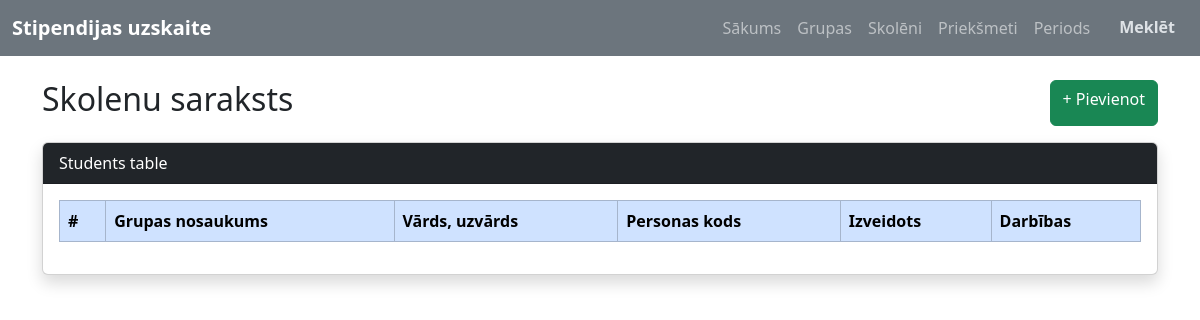
Before: /students with the older database file.
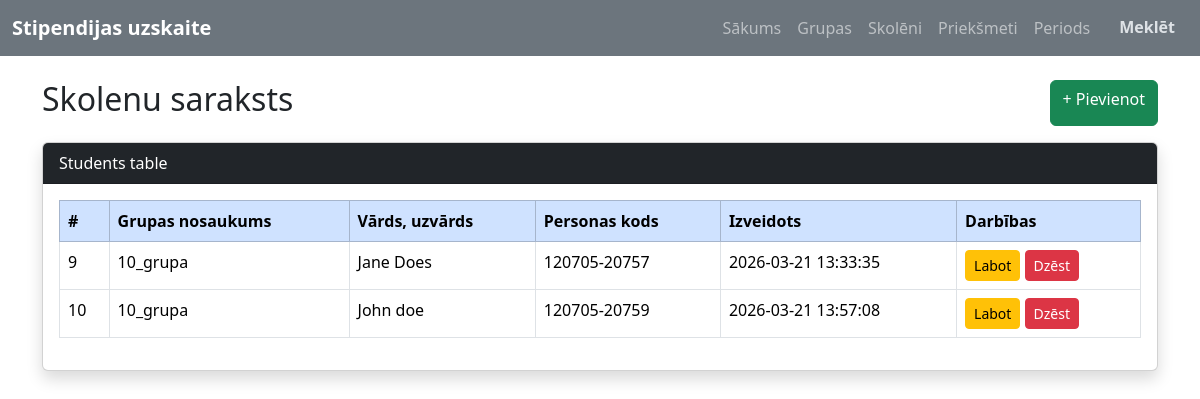
After: the same page with the newer database file.
### tables this page shows
CREATE TABLE `students` (
  `id` int(11) NOT NULL,
  `group_id` int(11) DEFAULT NULL,
  `full_name` varchar(150) DEFAULT NULL,
  `personal_code` varchar(20) DEFAULT NULL,
  `created_at` datetime DEFAULT current_timestamp()
);

CREATE TABLE `groups` (
  `id` int(11) NOT NULL,
  `group_name` varchar(100) DEFAULT NULL,
  `created_at` datetime DEFAULT current_timestamp()
);

### Core/functions.php (called while the page is built, shortened)
<?php
function base_path($path) {
    return BASE_PATH . $path;
}
function view($path, $attributes = [] ) {
    extract($attributes);
    require base_path("app/views/{$path}");
}

### app/controllers/student/StudentController.php (called while the page is built, shortened)
<?php
try {
    $db = App::resolve(Database::class);
} catch (\Exception $e) {
    error_log("Neizdevās izveidot datubāzes savienojumu: " . $e->getMessage());
    die("Sistēma šobrīd nav pieejama. Lūdzu, mēģiniet vēlāk.");
}
try {
    $sql = 'SELECT st.id, gr.group_name, st.full_name, st.personal_code, st.created_at
            FROM students st
            JOIN groups gr ON gr.id = st.group_id';
    $data = $db->query($sql)->get();
} catch (\Exception $e) {
    error_log("Kļūda ielādējot studentus: " . $e->getMessage());
    $data = [];
}
try {
    view('students/index.php', [
        'data' => $data
    ]);
} catch (\Exception $e) {
    error_log("Kļūda ielādējot skatu students/index.php: " . $e->getMessage());
    echo "Diemžēl studentu sarakstu ielādēt neizdevās.";
}

### public/index.php (called while the page is built, shortened)
<?php
require BASE_PATH . 'Core/functions.php';
spl_autoload_register(function ($class) {
    $class = str_replace('\\', DIRECTORY_SEPARATOR, $class);
});
$router = new \Core\Router();
$path = parse_url($_SERVER['REQUEST_URI'], PHP_URL_PATH);
$method = $_POST['_method'] ?? $_SERVER['REQUEST_METHOD'];
require base_path('bootstrap.php');
$router->route($path, $method);

### Core/App.php (called while the page is built, shortened)
<?php
class App
{
    protected static $container;
    public static function setContainer ($container) {
        static::$container = $container;
    }
    public static function Container()
    {
        return static::$container;
    }
    public static function resolve($key) {
        return static::Container()->resolve($key);
    }
}

### Core/Container.php (called while the page is built, shortened)
<?php
class Container
{
    protected $bindings = [];
    public function bind($key, $resolver)
    {
        $this->bindings[$key] = $resolver;
    }
    public function resolve($key)
    {
        $resolver = $this->bindings[$key];
        return call_user_func($resolver);
    }
}

### config.php (called while the page is built)
<?php
return [
    'database' => [
        'host' => 'localhost',
        'port' => 3306,
        'dbname' => 'stipendiju_uzskaite',
        'charset' => 'utf8mb4'
    ]
];

### bootstrap.php (called while the page is built, shortened)
<?php
$container = new Container();
$container->bind('Core\Database', function () {
    $config = require base_path('config.php');
    return new Database($config['database']);
});

### Core/Database.php (called while the page is built, shortened)
<?php
class Database
{
    public $connection;
    public $statement;
    public function __construct($config, $username = 'root', $password = '')
    {
        $dns = 'mysql: ' . http_build_query($config, '', ';');
        $this->connection = new PDO($dns, $username, $password, [
            PDO::ATTR_DEFAULT_FETCH_MODE => PDO::FETCH_ASSOC
        ]);
    }
    public function query($query, $params = [])
    {
        $this->statement = $this->connection->prepare($query);
        $this->statement->execute($params);
        return $this;
    }
    public function get()
    {
        return $this->statement->fetchAll();
    }
}

### app/views/students/index.php (the view, shortened to what the changed rows need)
<?php
require base_path('app/views/partials/head.php');
require base_path('app/views/partials/nav.php');
?>
<div class="container mt-4">
    <div class="d-flex justify-content-between mb-3">
        <h2>Skolenu saraksts</h2>
        <a href="/students/create" class="btn btn-success">
            + Pievienot
        </a>
    </div>
    <div class="card shadow">
        <div class="card-header bg-dark text-white">
            Students table
        </div>
        <div class="card-body">
            <table class="table table-bordered table-hover">
                <thead class="table-primary">
                    <tr>
                        <th>#</th>
                        <th>Grupas nosaukums</th>
                        <th>Vārds, uzvārds</th>
                        <th>Personas kods</th>
                        <th>Izveidots</th>
                        <th>Darbības</th>
                    </tr>
                </thead>
                <tbody>
                    <?php foreach($data as $dd) : ?>
                    <tr>
                        <td><?= htmlspecialchars($dd['id']) ?? '' ?></td>
                        <td><?= htmlspecialchars($dd['group_name']) ?? '' ?></td>
                        <td><?= htmlspecialchars($dd['full_name']) ?? '' ?></td>
                        <td><?= htmlspecialchars($dd['personal_code']) ?? '' ?></td>
                        <td><?= htmlspecialchars($dd['created_at']) ?? '' ?></td>
                        <td>
                            <a href="/student/edit?id=<?= $dd['id'] ?>" class="btn btn-sm btn-warning">Labot</a>
                            <form method="POST" action="/delete" style="display:inline;">
                                <button type="submit" class="btn btn-sm btn-danger" onclick="return confirm('Dzēst ierakstu?')">
                                    Dzēst
                                </button>
                            </form>
                        </td>
                    </tr>
                    <?php endforeach; ?>
                </tbody>
            </table>
        </div>
    </div>
</div>
<?php
require base_path('app/views/partials/footer.php');
?>

### Core/router.php (shortened to what the changed rows need)
<?php
class Router {
    protected $routes = [];
    public function add($uri, $controller, $method) {
        $this->routes[] = [
            'uri' => $uri,
            'controller' => $controller,
            'method' => $method,
            'middleware' => null
        ];
        return $this;
    }
    public function route($uri, $method) {
        foreach ($this->routes as $route) {
            if ($route['uri'] === $uri && $route['method'] === strtoupper($method)){
                return require base_path('app/controllers/' . $route['controller']);
            }
        }
    }
}

### app/views/partials/nav.php (shortened to what the changed rows need)
<nav class="navbar navbar-expand-lg navbar-dark bg-secondary" data-bs-theme="dark">
    <div class="container-fluid">
        <a class="navbar-brand fw-bold" href="/">
            Stipendijas uzskaite
        </a>
        <div class="collapse navbar-collapse" id="navbarNav">
            <ul class="navbar-nav ms-auto">
                <li class="nav-item">
                    <a class="nav-link" href="/">Sākums</a>
                </li>
                <li class="nav-item">
                    <a class="nav-link" href="/groups">Grupas</a>
                </li>
                <li class="nav-item">
                    <a class="nav-link" href="/students">Skolēni</a>
                </li>
                <li class="nav-item">
                    <a class="nav-link" href="/subjects">Priekšmeti</a>
                </li>
                <li class="nav-item">
                    <a class="nav-link" href="/period">Periods</a>
                </li>
                <li class="nav-item">
                    <a class="btn fw-bold ms-2" href="/search">Meklēt</a>
                </li>
            </ul>
        </div>
    </div>
</nav>

Changed rows visible on the page:
added students: id "9", group.group_name "10_grupa", full_name "Jane Does", personal_code "120705-20757", created_at "2026-03-21 13:33:35"
added students: id "10", group.group_name "10_grupa", full_name "John doe", personal_code "120705-20759", created_at "2026-03-21 13:57:08"
